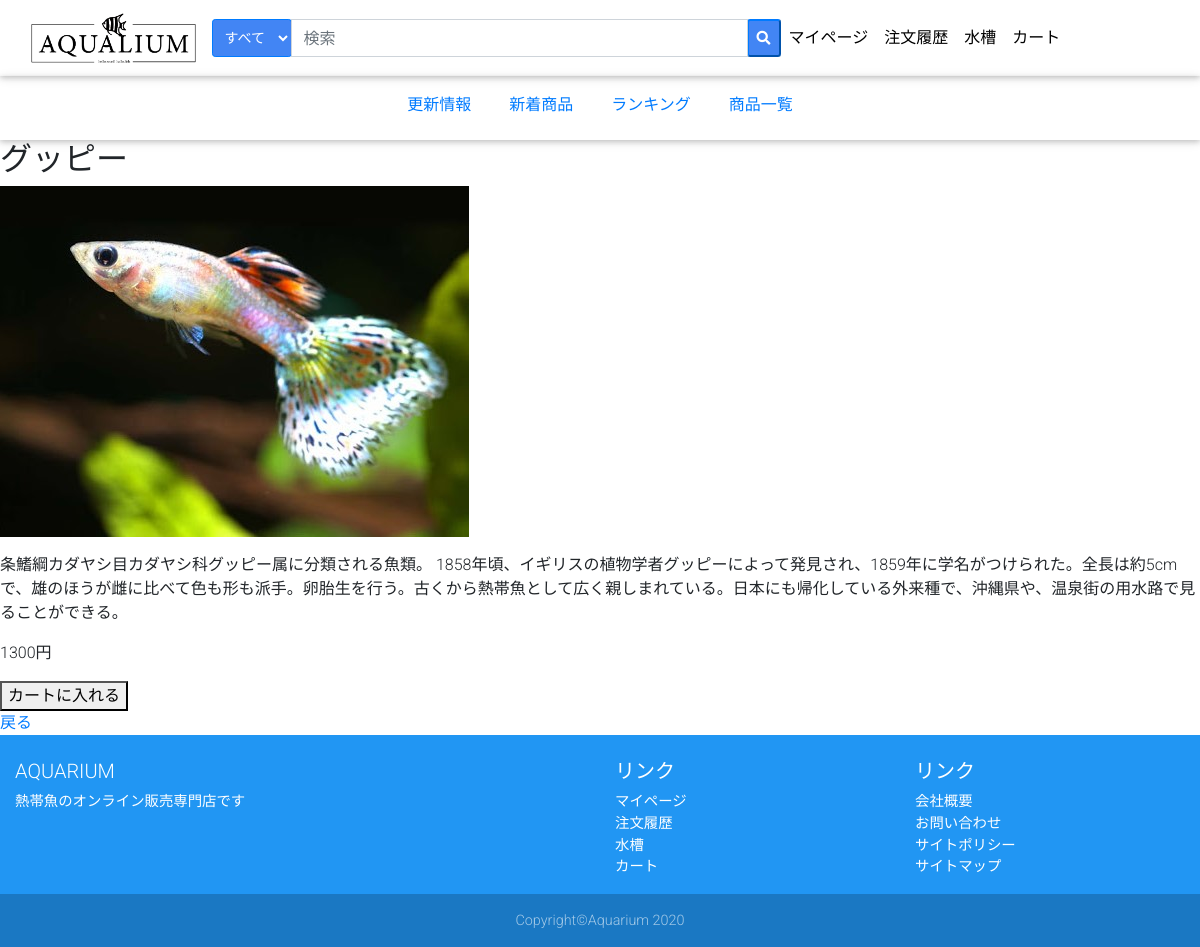
The app's page /source/product_detail.php?back=./product.php&to_detail=1&page_id=1 (signed in) with its own data.
### tables this page shows
CREATE TABLE `product_images` (
  `product_image_id` int(11) NOT NULL,
  `product_image` varchar(255) NOT NULL,
  `product_id` int(11) NOT NULL
);

CREATE TABLE `products` (
  `product_id` int(11) NOT NULL,
  `category_id` int(11) NOT NULL,
  `product_name` varchar(50) NOT NULL,
  `product_price` int(10) NOT NULL,
  `product_description` varchar(500) NOT NULL,
  `accessory_3D` varchar(255) DEFAULT NULL,
  `product_created_at` datetime NOT NULL,
  `product_deleted_at` datetime DEFAULT NULL,
  `product_updated_at` datetime DEFAULT NULL
);

### source/product_detail.php (the view, shortened to what this page needs)
<?php
require_once('./db_connect.php');
if (isset($_GET['page_id'])) {
  $p_id = $_GET['page_id'];
} else {
  $p_id = '';
}
$link = $_GET['back'] . '?page_id=' . $p_id;
$product_id = $_GET['to_detail'];
try {
  $p_sql = 'SELECT * FROM products INNER JOIN product_images ON products.product_id = product_images.product_id WHERE products.product_id = :product_id;';
  $p_stmt = $pdo->prepare($p_sql);
  $p_stmt->bindValue(':product_id', $product_id);
  $p_stmt->execute();
  $products = $p_stmt->fetch();
  $name = $products['product_name'];
  $price = $products['product_price'];
  $description = $products['product_description'];
  $img = '<img src="' . $products['product_image'] . '" alt="' . $name . '">';
} catch (PDOException $e) {
  echo $e;
}
?>
<!DOCTYPE html>
<html lang="ja">
<head>
</head>
<body>
  <div class="wrapper">
    <div class="contents">
      <?php
      echo '<h2>' . $name . '</h2>';
      echo '<p>' . $img . '</p>';
      echo '<p>' . $description . '</p>';
      echo '<p>' . $price . '円</p>';
      ?>
      <form action="./cart.php?product_id=<?php echo $product_id; ?>" method="post">
        <input type="submit" name="" value="カートに入れる">
      </form>
    </div>
    <div><a href="<?php echo $link; ?>">戻る</a></div>
  </div>
</body>
</html>

### source/css/style.css (style rules this page uses)
.search { width: 70%; }
.nav-tabs-wrap { overflow-y: none; overflow-x: auto; white-space: nowrap; }
.nav-tabs-wrap .nav { display: inline-block; width: 100%; }
.nav-tabs-wrap .nav>li { display: inline-block; float: none; }
.scroll { text-align: center; }
.line { border-bottom: 0; }
@media only screen and (max-width:1650px) { .search { width: 60%; } }
@media only screen and (max-width:1290px) { .search { width: 50%; } }
button, html [type="button"], [type="reset"], [type="submit"] { -webkit-appearance: none; -moz-appearance: none; appearance: none; }
body { font-family: "Roboto", sans-serif; font-weight: 300; }
.btn-primary { color: #fff; background-color: #4285f4 !important; }
.waves-effect { position: relative; overflow: hidden; cursor: pointer; -webkit-user-select: none; -moz-user-select: none; -ms-user-select: none; user-select: none; -webkit-tap-highlight-color: transparent; }

### records on screen
product_images: product.product_name "グッピー", product_image+product (picture), product.product_description "条鰭綱カダヤシ目カダヤシ科グッピー属に分類される魚類。 1858年頃、イギリスの植物学者グッピーによって発見され、1859年に学名がつけられた。全長は約5cmで、雄のほうが雌に比べて色も形も派手。卵胎生を行う。古くから熱帯魚として広く親しまれている。日本にも帰化している外来種で、沖縄県や、温泉街の用水路で見ることができる。", product.product_price "1300"
